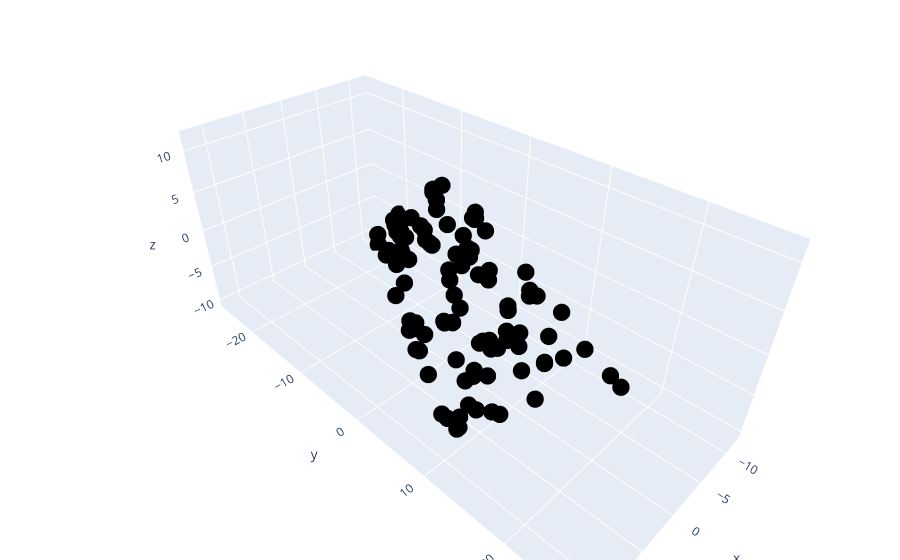

This figure's notebook cell:
### Code cell
import plotly.graph_objects as go
v1 = np.array([ 3,5,1 ])
v2 = np.array([ 0,2,2 ])

scalars = np.random.uniform(low=-4,high=4 ,size=(100,2))

points = np.zeros((100, 3))

for i in range(len(scalars)):
  points[i, :] = v1 * scalars[i, 0] + v2 * scalars[i, 1]

plt.figure(figsize=(6, 6))
fig = go.Figure( data=[go.Scatter3d(x=points[:,0], y=points[:,1], z=points[:,2], 
                                    mode='markers', marker=dict(size=6,color='black') )])

fig.update_layout(margin=dict(l=0,r=0,b=0,t=0))
fig.show()
